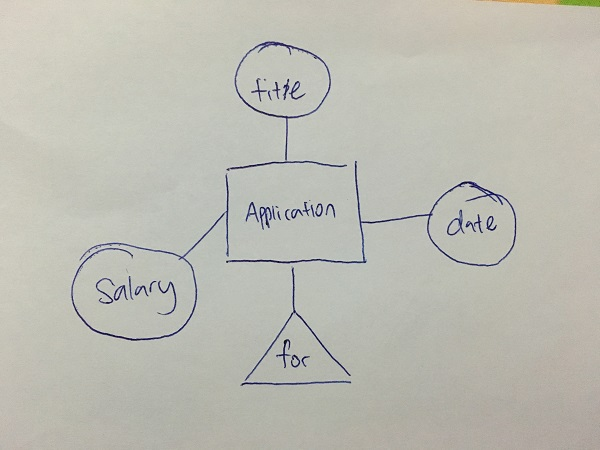
#> input picture pre-processing/images/XsSOP.jpg, 600 x 450 px
$ python hist.py
#> lines starting #> are read from the running program, lines starting #| are printed output that depends on the picture
import cv2, sys
from matplotlib import pyplot as plt

def showHist(img):
  channels = cv2.split(img)

  colors = ("b", "g", "r")

  plt.xlim([0, 256])
  for(channel, c) in zip(channels, colors):
      histogram = cv2.calcHist([channel], [0], None, [256], [0, 256])
      plt.plot(histogram, color=c)

  plt.xlabel("Color value")
  plt.ylabel("Pixels")

  plt.show()

img = cv2.imread("images/XsSOP.jpg", cv2.IMREAD_GRAYSCALE)
#> img: shape (450, 600); min 3, max 219, mean 187.1
showHist(img)
#> the loop in showHist, `for(channel, c) in zip(channels, colors):` made 1 pass
#> c on pass 1: 'b'
#> in showHist, `plt.show()`:
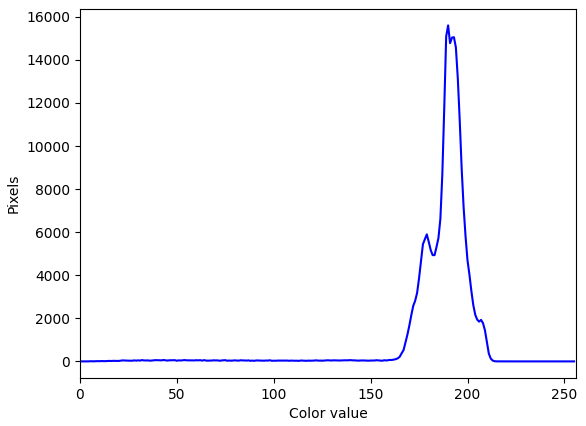
#> figure drawn by matplotlib, 1 panel; curve peaks at x = 190, y = 15602
